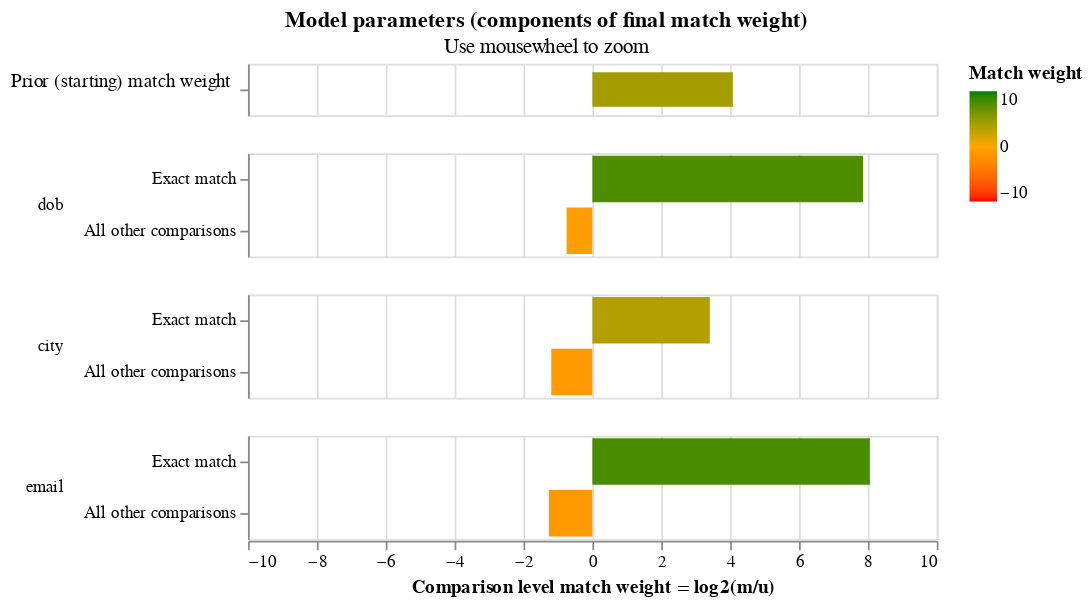

Notebook code cell kept with this figure:
### Markdown cell above
We then use the expectation maximisation algorithm to train the `m` values.

Note that in this first EM training session we block on `first_name` and `surname`, meaning that all comparisons will have `first_name` and `surname` exactly equal.   This means that, in this training session, we cannot estimate parameter estimates for the `first_name` or `surname` columns, as seen in the log messages, and their absence from the match weights chart.

### Code cell
training_blocking_rule = "l.first_name = r.first_name and l.surname = r.surname"
training_session_names = linker.train_m_using_expectation_maximisation(training_blocking_rule)

training_session_names.match_weights_interactive_history_chart()

### Figure 1 — Vega-Lite specification as saved in the notebook (floating-point values rounded to 4 significant figures; data arrays with more than 128 entries replaced by an {"elided": "..."} marker saying what was removed)
{"$schema": "https://vega.github.io/schema/vega-lite/v5.2.json", "config": {"header": {"title": null}, "mark": {"tooltip": null}, "title": {"anchor": "middle"}, "view": {"height": 60, "width": 400}}, "data": {"values": {"elided": "182 records"}}, "params": [{"bind": {"input": "range", "max": 25, "min": 0, "step": 1}, "description": "Filter by the interation number", "name": "iteration_number", "value": 25}], "resolve": {"axis": {"y": "independent"}, "scale": {"y": "independent"}}, "selection": {"zoom_selector": {"bind": "scales", "encodings": ["x"], "type": "interval"}}, "title": {"subtitle": "Use mousewheel to zoom", "text": "Model parameters (components of final match weight)"}, "transform": [{"filter": "(datum.iteration == iteration_number)"}], "vconcat": [{"encoding": {"color": {"field": "log2_bayes_factor", "scale": {"domain": [-10, 0, 10], "range": ["red", "orange", "green"]}, "title": "Match weight", "type": "quantitative"}, "tooltip": [{"field": "comparison_name", "title": "Comparison name", "type": "nominal"}, {"field": "proportion_of_matches", "format": ".4f", "title": "Proportion of matches", "type": "nominal"}, {"field": "log2_bayes_factor", "format": ",.4f", "title": "Equivalent match weight", "type": "quantitative"}, {"field": "bayes_factor_description", "title": "Match weight description", "type": "nominal"}], "x": {"axis": {"domain": false, "labels": false, "ticks": false, "title": ""}, "field": "log2_bayes_factor", "scale": {"domain": [-10, 10]}, "type": "quantitative"}, "y": {"axis": {"title": "Prior (starting) match weight", "titleAlign": "right", "titleAngle": 0, "titleFontWeight": "normal"}, "field": "label_for_charts", "sort": {"field": "comparison_vector_value", "order": "descending"}, "type": "nominal"}}, "height": 30, "mark": {"clip": true, "height": 20, "type": "bar"}, "selection": {"zoom_selector": {"bind": "scales", "encodings": ["x"], "type": "interval"}}, "transform": [{"filter": "(datum.comparison_name == 'proportion_of_matches')"}]}, {"encoding": {"color": {"field": "log2_bayes_factor", "scale": {"domain": [-10, 0, 10], "range": ["red", "orange", "green"]}, "title": "Match weight", "type": "quantitative"}, "row": {"field": "comparison_name", "header": {"labelAlign": "left", "labelAnchor": "middle", "labelAngle": 0}, "sort": {"field": "comparison_sort_order"}, "type": "nominal"}, "tooltip": [{"field": "comparison_name", "title": "Comparison name", "type": "nominal"}, {"field": "label_for_charts", "title": "Label", "type": "ordinal"}, {"field": "sql_condition", "title": "SQL condition", "type": "nominal"}, {"field": "m_probability", "format": ".4f", "title": "M probability", "type": "quantitative"}, {"field": "u_probability", "format": ".4f", "title": "U probability", "type": "quantitative"}, {"field": "bayes_factor", "format": ",.4f", "title": "Bayes factor = m/u", "type": "quantitative"}, {"field": "log2_bayes_factor", "format": ",.4f", "title": "Match weight = log2(m/u)", "type": "quantitative"}, {"field": "bayes_factor_description", "title": "Match weight description", "type": "nominal"}], "x": {"axis": {"title": "Comparison level match weight = log2(m/u)"}, "field": "log2_bayes_factor", "scale": {"domain": [-10, 10]}, "type": "quantitative"}, "y": {"axis": {"title": null}, "field": "label_for_charts", "sort": {"field": "comparison_vector_value", "order": "descending"}, "type": "nominal"}}, "mark": {"clip": true, "type": "bar"}, "resolve": {"axis": {"y": "independent"}, "scale": {"y": "independent"}}, "selection": {"zoom_selector": {"bind": "scales", "encodings": ["x"], "type": "interval"}}, "transform": [{"filter": "(datum.comparison_name != 'proportion_of_matches')"}]}]}
